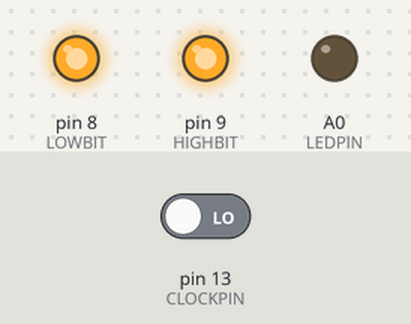
A sketch run on a simulated Arduino Uno, built with avr-gcc and run on an emulated ATmega328P. On the bench: output pins drawn as LEDs (lit = HIGH). The test bench sets the inputs (shaded band); at power-on: pin 13 (CLOCKPIN) LOW. EEPROM starts erased.

Above: at 0.1 s.
At 3.5 s:
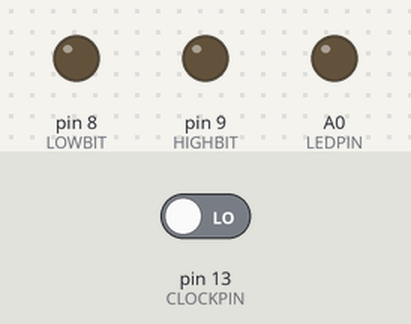
Timing chart, 0 to 5.0 s (numbered marks = the images above):
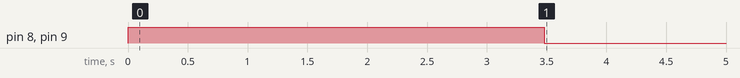

The sketch:

CBM_drive_ID_switch_fw_v1_1.ino
```cpp
/*
#########################################################################################
#                                                                                       #
#  ID switch sketch for CBM disk drives                                                 #
#  To be used with the Retroninja CBM Drive ID Switch in all CBM IEC drives             #
#                                                                                       #
#  Version 1.1                                                                          #
#  https://github.com/retronynjah                                                       #
#                                                                                       #
#########################################################################################
*/

#include <EEPROM.h>

// searchString is the command that is used for switching ROM.
// It is passed by the 1541-II in reverse order so the variable should be reversed too.
// The command should be preceded by a ROM number between 1 and 4 when used.
// The below reversed searchString in hex ascii is MORNR@ which is specified like this on the C64: 1@RNROM, 2@RNROM and so on.
//byte searchString[] = {0x4D,0x4F,0x52,0x4E,0x52,0x40};
//1@RNDRVID
//DIVRDNR@
byte searchString[] = {0x44,0x49,0x56,0x52,0x44,0x4E,0x52,0x40};

// pin defitions
#define RESETPIN 10
#define CLOCKPIN 13
#define LEDPIN A0
#define LOWBIT 8
#define HIGHBIT 9

int commandLength = sizeof(searchString);
int bytesCorrect = 0;
volatile bool state;
static byte byteCurr;

void pciSetup(byte pin)
{
    *digitalPinToPCMSK(pin) |= bit (digitalPinToPCMSKbit(pin));  // enable pin
    PCIFR  |= bit (digitalPinToPCICRbit(pin)); // clear any outstanding interrupt
    PCICR  |= bit (digitalPinToPCICRbit(pin)); // enable interrupt for the group
}


ISR (PCINT0_vect) // handle pin change interrupt for D8 to D13 here
{
       // read state of pin 13
       state = PINB & B00100000;
}


void cleareeprom(){
  for (int i = 0 ; i < EEPROM.length() ; i++) {
    EEPROM.write(i, 0);
  }
}


void resetdrive(){

  digitalWrite(RESETPIN, LOW);
  pinMode(RESETPIN, OUTPUT);
  delay(50);
  digitalWrite(RESETPIN, HIGH);
  pinMode(RESETPIN, INPUT);

}


void switchid(byte deviceid){
  switch (deviceid){
    case 8:
      // device 8
      digitalWrite(LOWBIT , LOW);
      digitalWrite(HIGHBIT , LOW);
      break;
    case 9:
      // device 9
      digitalWrite(LOWBIT , HIGH);
      digitalWrite(HIGHBIT , LOW);
      break;
    case 0:
      // device 10
      digitalWrite(LOWBIT , LOW);
      digitalWrite(HIGHBIT , HIGH);
      break;
    case 1:
      // device 11
      digitalWrite(LOWBIT , HIGH);
      digitalWrite(HIGHBIT , HIGH);
      break;
    default:
      break;
  }

  byte savedid = EEPROM.read(0);
  if (savedid != deviceid){
    EEPROM.write(0, deviceid);
  }
  delay(50);
  resetdrive();
  /*
  for (int x = 0; x <= deviceid; x++){
    digitalWrite (LEDPIN, HIGH);
    delay(30);
    digitalWrite (LEDPIN, LOW);
    delay(250);
  }
  delay (200);
  */
}


void setup() {

  pinMode(LOWBIT, OUTPUT); // device ID low bit (6522 pin 15)
  pinMode(HIGHBIT, OUTPUT); // device ID high bit (6522 pin 16)
  digitalWrite(LOWBIT,HIGH);
  digitalWrite(HIGHBIT,HIGH);
  pinMode(CLOCKPIN, INPUT); // R/!W
  pinMode(RESETPIN, INPUT); // Keep reset pin as input while not performing reset.

  pinMode (LEDPIN, OUTPUT);

  // set data pins as inputs
  DDRD = B00000000;

  // retrieve last used device ID from ATmega EEPROM and switch ID using CIA pin 15/16
  int lastid = EEPROM.read(0);
  if (lastid > 9){
    cleareeprom();
    lastid = 8;
  }
  switchid(lastid);

  // enable pin change interrupt on pin D13(PB5) connected to R/W on 6522
  pciSetup(CLOCKPIN);

}


void loop() {

  if (state == HIGH){
    byteCurr = PIND;
    state=LOW;

    // we don't have full search string yet. check if current byte is what we are looking for
    if (byteCurr == searchString[bytesCorrect]){
      // It is the byte we're waiting for. increase byte counter
      bytesCorrect++;
	    if (bytesCorrect == commandLength){
        // we have our full search string. wait for next byte
		    while(state == LOW){}
    		byteCurr = PIND;
    		// This byte should be the id number
    		// valid numbers are 1-4 (ASCII 49-52)
    		if ((byteCurr >= 48)&&(byteCurr<=57)){
              // rom number within valid range. Switch rom
              switchid(byteCurr - 48);
    		}
    		else if(byteCurr == searchString[0]){
              // it was the first byte in string, starting with new string
              bytesCorrect = 1;
    		}
        else{
          bytesCorrect = 0;
        }
  	  }
    }
    // byte isn't what we are looking for, is it the first byte in the string then?
    else if(byteCurr == searchString[0]){
        // it was the first byte in string, starting with new string
        bytesCorrect = 1;
    }
    else {
      // byte not correct at all. Start over from the beginning
      bytesCorrect = 0;
    }
  }

}
```
